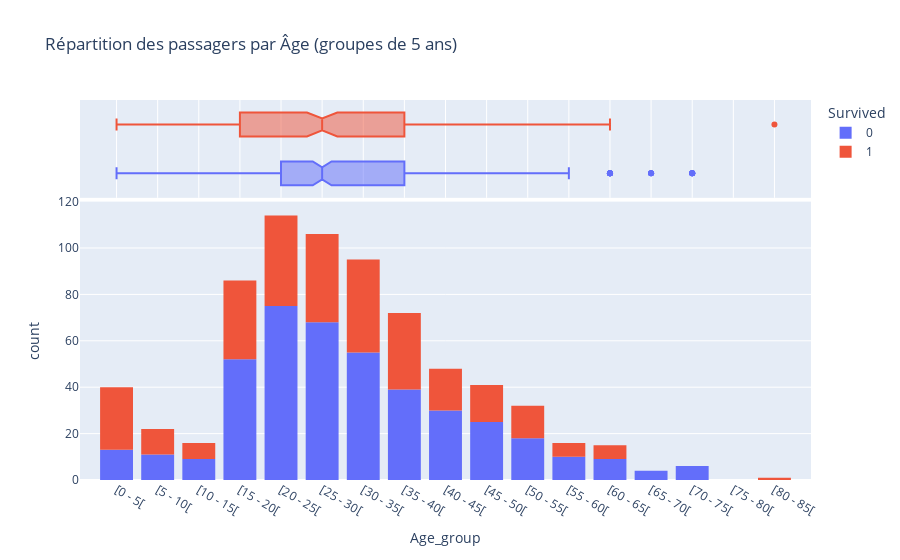
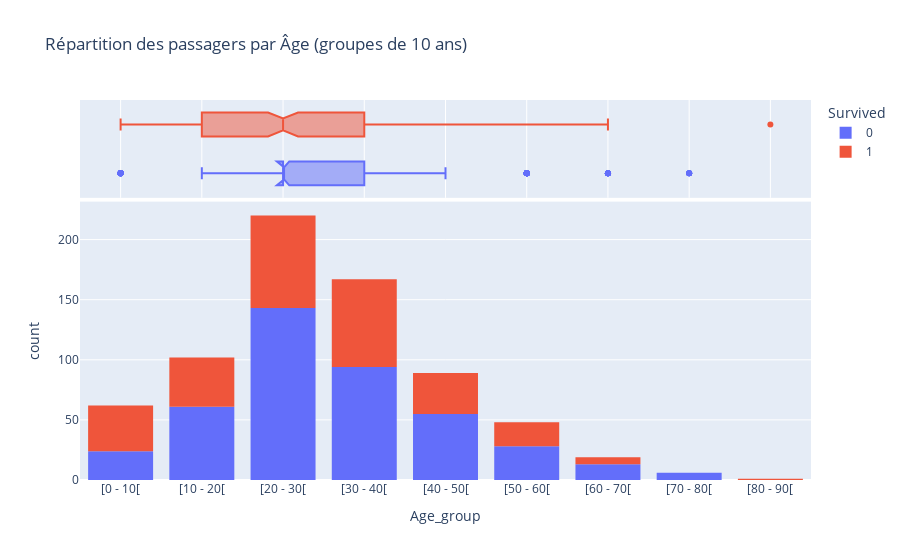

The code cell stored with these charts, in order, in its notebook:
### Code cell
# Première solution. IMPORTANT : on pense bien à mettre une légende qui convient pour les groupes d'âges.
# En regardant plus en détail les figures, on se rend compte que pour les survivants, les chances de survie n'ont pas une relation simple avec l'âge
# Pas augmentation claire ou diminution claire. Peut-être qu'il vaut mieux considérer l'âge comme variable catégorique ?
def group_age(df = titanic_train, bin_size = 5):
    df = df[["Age", "Survived"]].dropna()
    df["Age_group"] = df['Age'].apply(lambda x : f"[{int(x//bin_size*bin_size)} - {int(x//bin_size*bin_size+bin_size)}[")
    return df

fig = px.histogram(group_age(titanic_train), x="Age_group", marginal="box", color="Survived", title = "Répartition des passagers par Âge (groupes de 5 ans)", category_orders=dict(Age_group=[f"[{k*5} - {(k+1)*5}[" for k in range(int(max(titanic_train["Age"]//5))+1)]))
fig.show()

fig = px.histogram(group_age(titanic_train, 10), x="Age_group", marginal="box", color="Survived", title = "Répartition des passagers par Âge (groupes de 10 ans)", category_orders=dict(Age_group=[f"[{k*10} - {(k+1)*10}[" for k in range(int(max(titanic_train["Age"]//10))+1)]))
fig.show()

### Figure 1 — Plotly figure (JSON) as saved in the notebook; plotly's stock layout.template omitted (floating-point values rounded to 4 significant figures; data arrays with more than 128 entries replaced by an {"elided": "..."} marker saying what was removed)
{"data": [{"alignmentgroup": "True", "bingroup": "x", "hovertemplate": "Survived=0<br>Age_group=%{x}<br>count=%{y}<extra></extra>", "legendgroup": "0", "marker": {"color": "#636efa", "pattern": {"shape": ""}}, "name": "0", "offsetgroup": "0", "orientation": "v", "showlegend": true, "type": "histogram", "x": {"elided": "424 str values"}, "xaxis": "x", "yaxis": "y"}, {"alignmentgroup": "True", "hovertemplate": "Survived=0<br>Age_group=%{x}<extra></extra>", "legendgroup": "0", "marker": {"color": "#636efa"}, "name": "0", "notched": true, "offsetgroup": "0", "showlegend": false, "type": "box", "x": {"elided": "424 str values"}, "xaxis": "x2", "yaxis": "y2"}, {"alignmentgroup": "True", "bingroup": "x", "hovertemplate": "Survived=1<br>Age_group=%{x}<br>count=%{y}<extra></extra>", "legendgroup": "1", "marker": {"color": "#EF553B", "pattern": {"shape": ""}}, "name": "1", "offsetgroup": "1", "orientation": "v", "showlegend": true, "type": "histogram", "x": {"elided": "290 str values"}, "xaxis": "x", "yaxis": "y"}, {"alignmentgroup": "True", "hovertemplate": "Survived=1<br>Age_group=%{x}<extra></extra>", "legendgroup": "1", "marker": {"color": "#EF553B"}, "name": "1", "notched": true, "offsetgroup": "1", "showlegend": false, "type": "box", "x": {"elided": "290 str values"}, "xaxis": "x2", "yaxis": "y2"}], "layout": {"barmode": "relative", "legend": {"title": {"text": "Survived"}, "tracegroupgap": 0}, "title": {"text": "Répartition des passagers par Âge (groupes de 5 ans)"}, "xaxis": {"anchor": "y", "categoryarray": ["[0 - 5[", "[5 - 10[", "[10 - 15[", "[15 - 20[", "[20 - 25[", "[25 - 30[", "[30 - 35[", "[35 - 40[", "[40 - 45[", "[45 - 50[", "[50 - 55[", "[55 - 60[", "[60 - 65[", "[65 - 70[", "[70 - 75[", "[75 - 80[", "[80 - 85["], "categoryorder": "array", "domain": [0, 1], "title": {"text": "Age_group"}}, "xaxis2": {"anchor": "y2", "domain": [0, 1], "matches": "x", "showgrid": true, "showticklabels": false}, "yaxis": {"anchor": "x", "domain": [0, 0.7326], "title": {"text": "count"}}, "yaxis2": {"anchor": "x2", "domain": [0.7426, 1], "matches": "y2", "showgrid": false, "showline": false, "showticklabels": false, "ticks": ""}}}

### Figure 2 — Plotly figure (JSON) as saved in the notebook; plotly's stock layout.template omitted (floating-point values rounded to 4 significant figures; data arrays with more than 128 entries replaced by an {"elided": "..."} marker saying what was removed)
{"data": [{"alignmentgroup": "True", "bingroup": "x", "hovertemplate": "Survived=0<br>Age_group=%{x}<br>count=%{y}<extra></extra>", "legendgroup": "0", "marker": {"color": "#636efa", "pattern": {"shape": ""}}, "name": "0", "offsetgroup": "0", "orientation": "v", "showlegend": true, "type": "histogram", "x": {"elided": "424 str values"}, "xaxis": "x", "yaxis": "y"}, {"alignmentgroup": "True", "hovertemplate": "Survived=0<br>Age_group=%{x}<extra></extra>", "legendgroup": "0", "marker": {"color": "#636efa"}, "name": "0", "notched": true, "offsetgroup": "0", "showlegend": false, "type": "box", "x": {"elided": "424 str values"}, "xaxis": "x2", "yaxis": "y2"}, {"alignmentgroup": "True", "bingroup": "x", "hovertemplate": "Survived=1<br>Age_group=%{x}<br>count=%{y}<extra></extra>", "legendgroup": "1", "marker": {"color": "#EF553B", "pattern": {"shape": ""}}, "name": "1", "offsetgroup": "1", "orientation": "v", "showlegend": true, "type": "histogram", "x": {"elided": "290 str values"}, "xaxis": "x", "yaxis": "y"}, {"alignmentgroup": "True", "hovertemplate": "Survived=1<br>Age_group=%{x}<extra></extra>", "legendgroup": "1", "marker": {"color": "#EF553B"}, "name": "1", "notched": true, "offsetgroup": "1", "showlegend": false, "type": "box", "x": {"elided": "290 str values"}, "xaxis": "x2", "yaxis": "y2"}], "layout": {"barmode": "relative", "legend": {"title": {"text": "Survived"}, "tracegroupgap": 0}, "title": {"text": "Répartition des passagers par Âge (groupes de 10 ans)"}, "xaxis": {"anchor": "y", "categoryarray": ["[0 - 10[", "[10 - 20[", "[20 - 30[", "[30 - 40[", "[40 - 50[", "[50 - 60[", "[60 - 70[", "[70 - 80[", "[80 - 90["], "categoryorder": "array", "domain": [0, 1], "title": {"text": "Age_group"}}, "xaxis2": {"anchor": "y2", "domain": [0, 1], "matches": "x", "showgrid": true, "showticklabels": false}, "yaxis": {"anchor": "x", "domain": [0, 0.7326], "title": {"text": "count"}}, "yaxis2": {"anchor": "x2", "domain": [0.7426, 1], "matches": "y2", "showgrid": false, "showline": false, "showticklabels": false, "ticks": ""}}}
